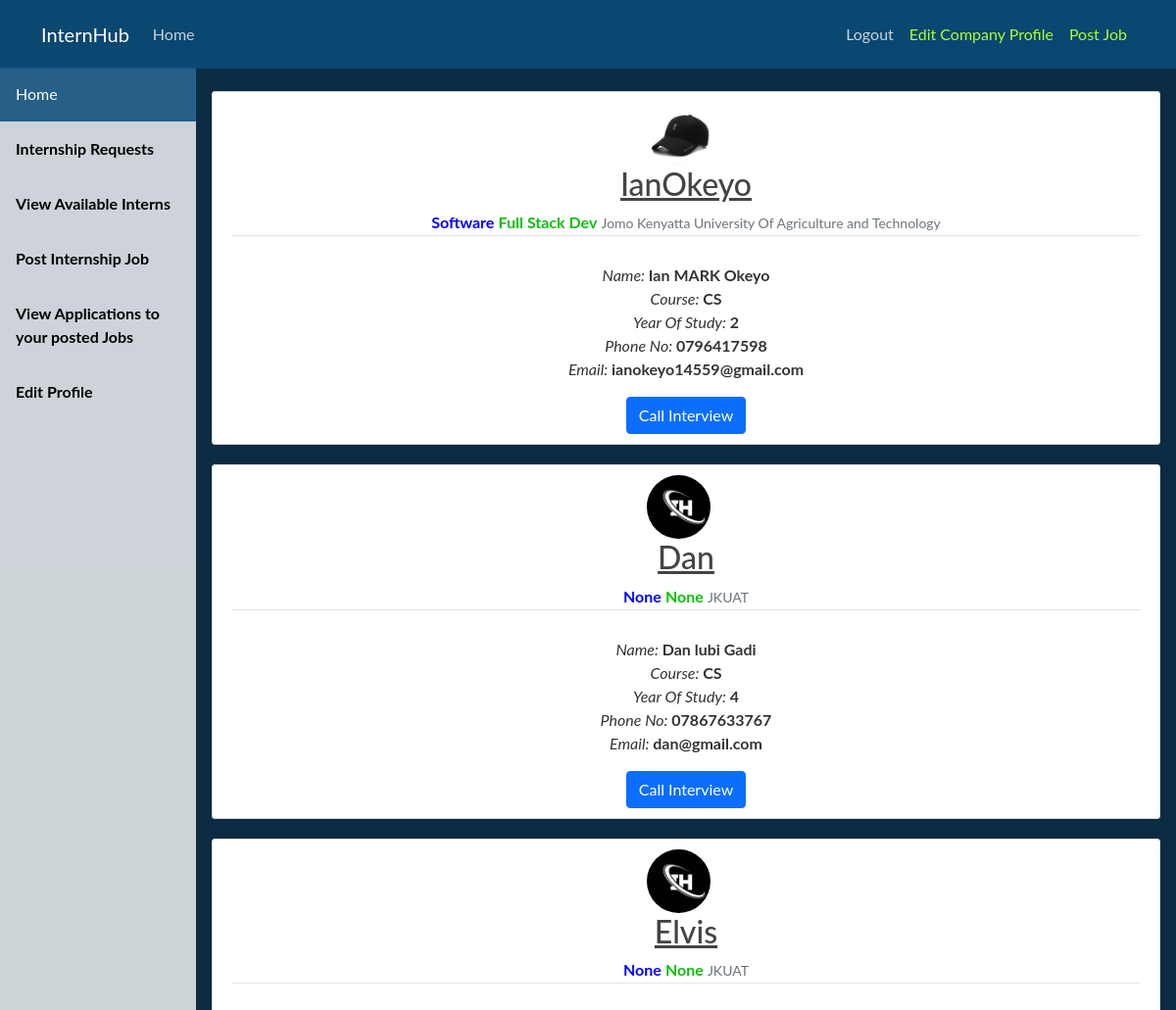
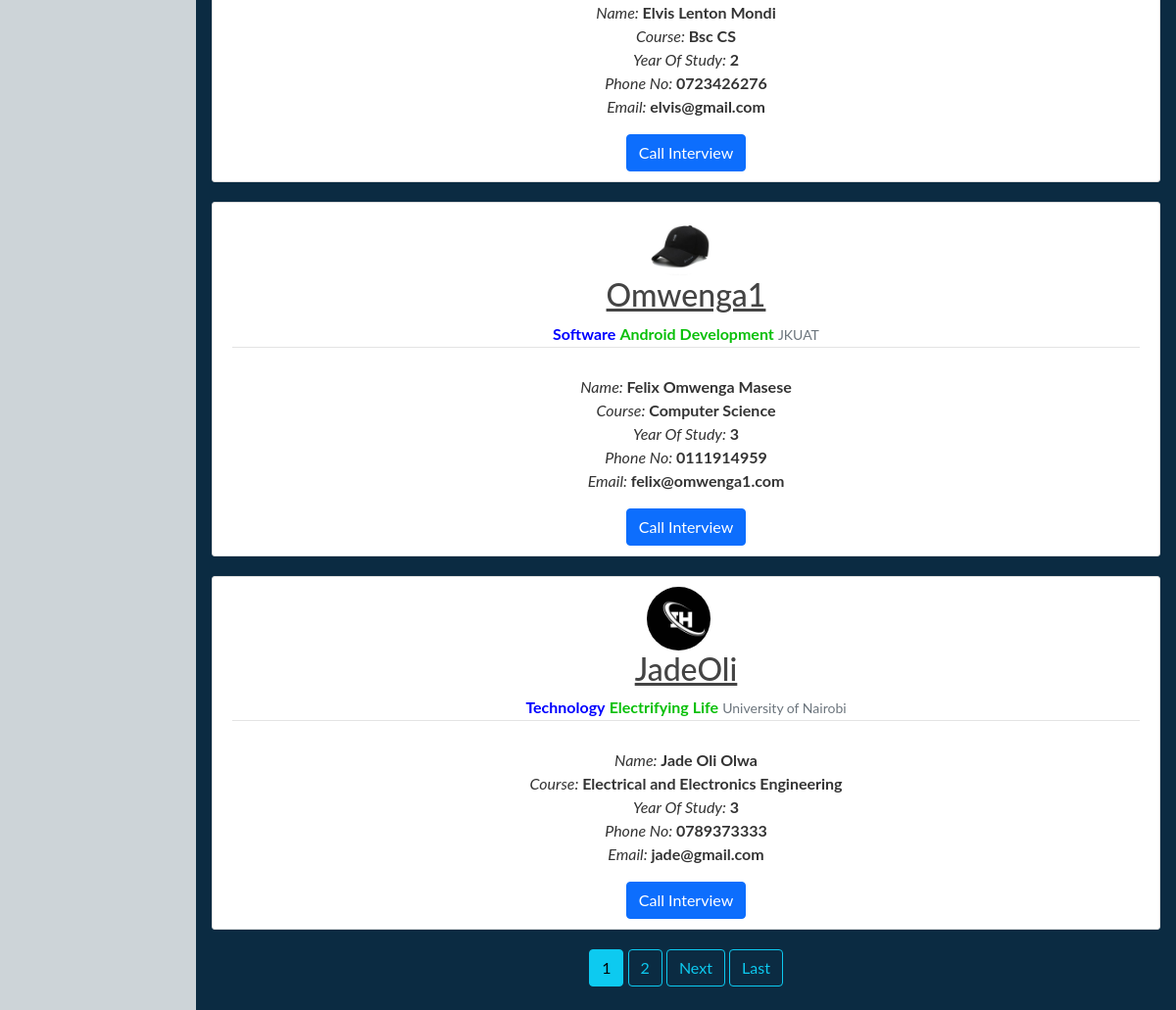
The app's page /company/view-interns (signed in) with its own data (2 pictures, top to bottom).
### student/models.py (models this page shows, shortened)
class Student(models.Model):
    user = models.OneToOneField(User, on_delete=models.CASCADE)#student.user.username
    middleName = models.CharField(max_length=200, null=True)#student.middlename
    phoneNo = models.CharField(max_length=14, null=True)
    school = models.CharField(max_length=255, null=False)
    course = models.CharField(max_length=255, null=False)
    yearOfStudy = models.CharField(max_length=10, null=False)
    headline = models.CharField(max_length=50, null=True)
    field = models.CharField(max_length=50, null=True)
    profilePic = models.ImageField(default='default.jpg', upload_to='profile_pics')

### company/views.py (the view)
# urls.py: path('view-interns', views.ListAvailableIternsView.as_view(), name='company-view-interns'),
class ListAvailableIternsView(LoginRequiredMixin, ListView):
    model = Student
    template_name = 'company/view_available_interns.html'
    context_object_name = 'Interns'
    paginate_by = 5

### company/templates/company/view_available_interns.html (shortened to what this page needs)
{% extends 'company/dashboard_base.html' %}
{% block body %}
<br>
{% for intern in Interns %}
    <article class="media content-section">
        <img  class="rounded-circle article-img" src="{{ intern.profilePic.url }}" >
        <div class="media-body">
            <h2><a class="article-title" href="#">{{ intern.user.username }}</a></h2>
            <div class="article-metadata">
                <b style="color: blue;" >{{ intern.field }}</b>
                <b style="color: #09c009;" >{{ intern.headline }}</b>
                <small class="text-muted">{{ intern.school }}</small>
            </div>
            <p class="article-content">
                <i>Name: </i> <b>{{ intern.user.first_name }} {{ intern.middleName }} {{ intern.user.last_name }}</b>
                <i>Course: </i> <b>{{ intern.course }}</b>
                <i>Year Of Study: </i> <b>{{ intern.yearOfStudy }}</b>
                <i>Phone No: </i> <b>{{ intern.phoneNo }}</b>
                <i>Email: </i> <b>{{ intern.user.email }}</b>
            </p>
            <a class="btn btn-primary" href="{% url 'create-general-interview' intern.pk %}" role="button">Call Interview</a>
        </div>
    </article>
    {% endfor %}
    {% if is_paginated %}
    {% for num in page_obj.paginator.page_range %}
        {% if page_obj.number == num %}
        <a class="btn btn-info mb-4" href="?page={{ num }}">{{ num }}</a>
        {% elif num > page_obj.number|add:'-3' and num < page_obj.number|add:'3' %}
        <a class="btn btn-outline-info mb-4" href="?page={{ num }}">{{ num }}</a>
        {% endif %}
    {% endfor %}
    {% if page_obj.has_next %}
        <a class="btn btn-outline-info mb-4" href="?page={{ page_obj.next_page_number }}">Next</a>
        <a class="btn btn-outline-info mb-4" href="?page={{ page_obj.paginator.num_pages }}">Last</a>
    {% endif %}
    {% endif %}
{% endblock %}

### Intern/static/Intern/main.css (style rules this page uses)
body { background: #fafafa; color: #333333; margin-top: 5rem; }
h1, h2, h3, h4, h5, h6 { color: #444444; }
.content-section { background: #ffffff; padding: 10px 20px; border: 1px solid #dddddd; border-radius: 3px; margin-bottom: 20px; }
.article-title { color: #444444; }
.article-content { white-space: pre-line; }
.article-img { height: 65px; width: 65px; margin-right: 16px; }
.article-metadata { padding-bottom: 1px; margin-bottom: 4px; border-bottom: 1px solid #e3e3e3 }

### company/templates/company/dashboard_base.html (style rules this page uses)
body { margin: 0; font-family: "Lato", sans-serif; }

### records on screen
Student: profilePic (picture), user.username "IanOkeyo", field "Software", headline "Full Stack Dev", school "Jomo Kenyatta University Of Agriculture and Technology", user.first_name "Ian", middleName "MARK", user.last_name "Okeyo", course "CS", yearOfStudy "2", phoneNo "0796417598", user.email "ianokeyo14559@gmail.com"
Student: profilePic (placeholder picture), user.username "Dan", field "None", headline "None", school "JKUAT", user.first_name "Dan", middleName "lubi", user.last_name "Gadi", course "CS", yearOfStudy "4", phoneNo "07867633767", user.email "dan@gmail.com"
Student: profilePic (placeholder picture), user.username "Elvis", field "None", headline "None", school "JKUAT", user.first_name "Elvis", middleName "Lenton", user.last_name "Mondi", course "Bsc CS", yearOfStudy "2", phoneNo "0723426276", user.email "elvis@gmail.com"
Student: profilePic (picture), user.username "Omwenga1", field "Software", headline "Android Development", school "JKUAT", user.first_name "Felix", middleName "Omwenga", user.last_name "Masese", course "Computer Science", yearOfStudy "3", phoneNo "0111914959", user.email "felix@omwenga1.com"
Student: profilePic (placeholder picture), user.username "JadeOli", field "Technology", headline "Electrifying Life", school "University of Nairobi", user.first_name "Jade", middleName "Oli", user.last_name "Olwa", course "Electrical and Electronics Engineering", yearOfStudy "3", phoneNo "0789373333", user.email "jade@gmail.com"

### other values on screen
{{ num }} "1"
{{ num }} "2"
